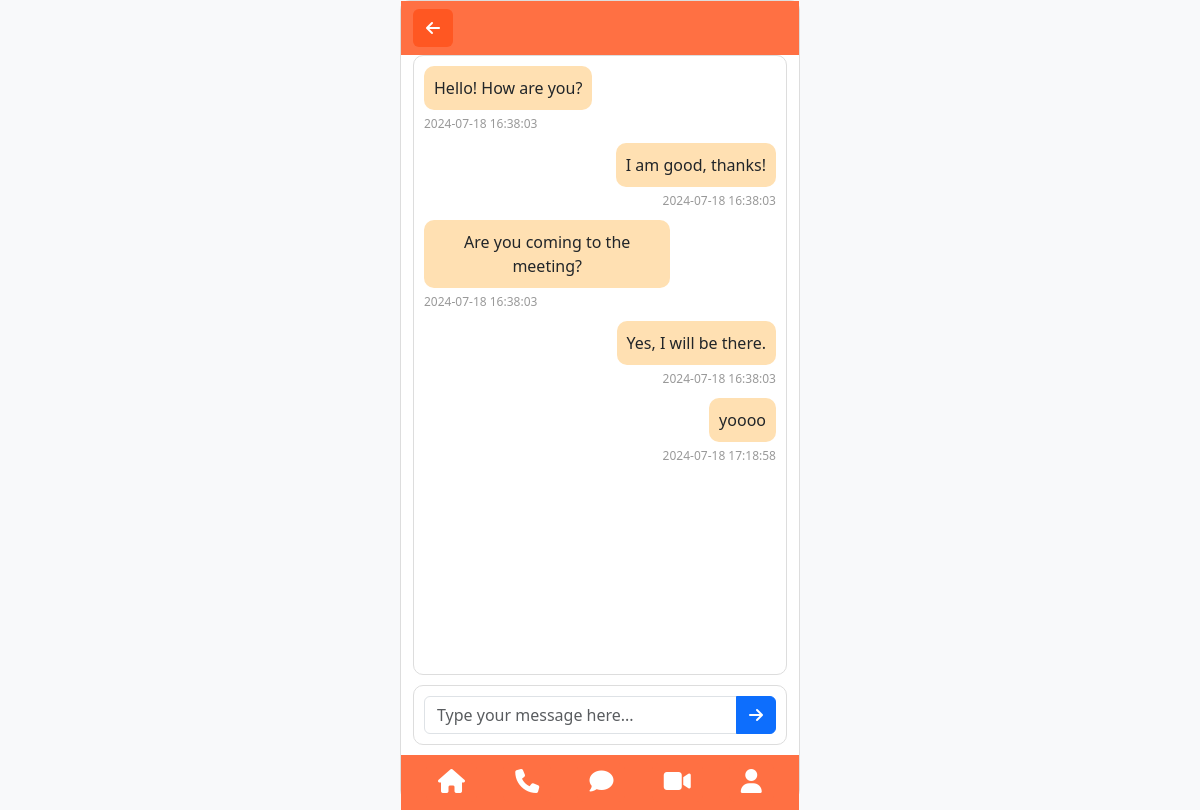
The page /messages/Me on the database its author committed.
### tables this page shows
CREATE TABLE messages
                      (id INTEGER PRIMARY KEY AUTOINCREMENT,
                       sender TEXT NOT NULL,
                       recipient TEXT NOT NULL,
                       message TEXT NOT NULL,
                       timestamp DATETIME DEFAULT CURRENT_TIMESTAMP);

### app.py (the view, shortened to what this page needs)
@app.route('/messages/<recipient>', methods=['GET', 'POST'])
def thread_messages(recipient):
    conn = sqlite3.connect('database/messages.db')
    cursor = conn.cursor()
    cursor.execute("SELECT sender, recipient, message, timestamp FROM messages WHERE (recipient = ? OR sender = ?) AND NOT (sender = 'Me' AND recipient = 'Me') ORDER BY timestamp ASC", (recipient, recipient))
    messages = cursor.fetchall()
    conn.close()
    return render_template('messages.html', messages=messages, recipient=recipient)

### templates/messages.html (shortened to what this page needs)
{% extends "base.html" %}
{% block top_bar %}
<div class="col-2">
    <a href="{{ url_for('messages') }}" class="btn btn-back">
        <i class="fas fa-arrow-left"></i>
    </a>
</div>
{% endblock %}
{% block content %}
<div class="messages-container">
    {% for sender, recipient, message, timestamp in messages %}
        <div class="message {% if sender == 'Me' %}sent{% else %}received{% endif %}">
            <div class="message-content">{{ message }}</div>
            <div class="message-timestamp">{{ timestamp }}</div>
        </div>
    {% endfor %}
</div>
<form method="POST" action="{{ url_for('thread_messages', recipient=recipient) }}" class="reply-form">
    <div class="input-group">
        <input type="text" name="message" class="form-control" placeholder="Type your message here...">
        <button type="submit" class="btn btn-primary"><i class="fas fa-arrow-right"></i></button>
    </div>
</form>
{% endblock %}

### templates/base.html (shortened to what this page needs)
<!DOCTYPE html>
<html lang="en">
<head>
    <link href="https://cdn.jsdelivr.net/npm/bootstrap@5.3.0/dist/css/bootstrap.min.css" rel="stylesheet">
    <link rel="stylesheet" href="{{ url_for('static', filename='css/style.css') }}">
    <link rel="stylesheet" href="https://cdnjs.cloudflare.com/ajax/libs/font-awesome/6.1.1/css/all.min.css">
</head>
<body>
    <div class="container-fluid d-flex flex-column vh-100 android-frame">
        <div class="row top-bar py-2">
            <div class="col-12">
                {% block top_bar %}
                {% endblock %}
            </div>
        </div>
        <div class="row flex-grow-1 justify-content-center align-items-center">
            <div class="col-12 text-center">
                {% block content %}
                {% endblock %}
            </div>
        </div>
        <div class="row bottom-bar py-2">
            <div class="col d-flex justify-content-around">
                <a href="{{ url_for('index') }}" class="btn btn-nav">
                    <i class="fas fa-home"></i>
                </a>
                <a href="{{ url_for('dialer') }}" class="btn btn-nav">
                    <i class="fas fa-phone"></i>
                </a>
                <a href="{{ url_for('messages') }}" class="btn btn-nav">
                    <i class="fas fa-comment"></i>
                </a>
                <a href="{{ url_for('camera') }}" class="btn btn-nav">
                    <i class="fas fa-video"></i>
                </a>
                <a href="{{ url_for('contacts') }}" class="btn btn-nav">
                    <i class="fas fa-user"></i>
                </a>
            </div>
        </div>
    </div>
</body>
</html>

### static/css/style.css (style rules this page uses)
body, html { height: 100%; margin: 0; background-color: #f8f9fa; }
.android-frame { max-width: 400px; margin: auto; border: 1px solid #ddd; border-radius: 10px; background-color: white; }
.top-bar { background-color: #ff7043; color: white; height: 60px; display: flex; align-items: center; justify-content: center; }
.bottom-bar { background-color: #ff7043; color: white; }
.btn-back { background-color: #ff5722; color: white; }
.btn-nav { color: white; background-color: #ff7043; border: none; }
.btn-nav i { font-size: 1.5rem; }
.messages-container { width: 100%; max-width: 400px; margin: auto; padding: 10px; background-color: #fff; border-radius: 10px; border: 1px solid #ddd; overflow-y: auto; height: calc(100vh - 180px); }
.message { display: flex; flex-direction: column; margin-bottom: 10px; }
.message.sent { align-items: flex-end; }
.message.received { align-items: flex-start; }
.message-content { background-color: #ffe0b2; padding: 10px; border-radius: 10px; max-width: 70%; word-wrap: break-word; }
.message-timestamp { font-size: 0.75rem; color: #999; margin-top: 5px; }
.reply-form { width: 100%; max-width: 400px; margin: 10px auto; padding: 10px; background-color: #fff; border-radius: 10px; border: 1px solid #ddd; display: flex; justify-content: center; align-items: center; }
.reply-form .input-group { width: 100%; }

### rows shown on the page
messages: message "Hello! How are you?", timestamp "2024-07-18 16:38:03"
messages: message "I am good, thanks!", timestamp "2024-07-18 16:38:03"
messages: message "Are you coming to the meeting?", timestamp "2024-07-18 16:38:03"
messages: message "Yes, I will be there.", timestamp "2024-07-18 16:38:03"
messages: message "yoooo", timestamp "2024-07-18 17:18:58"
